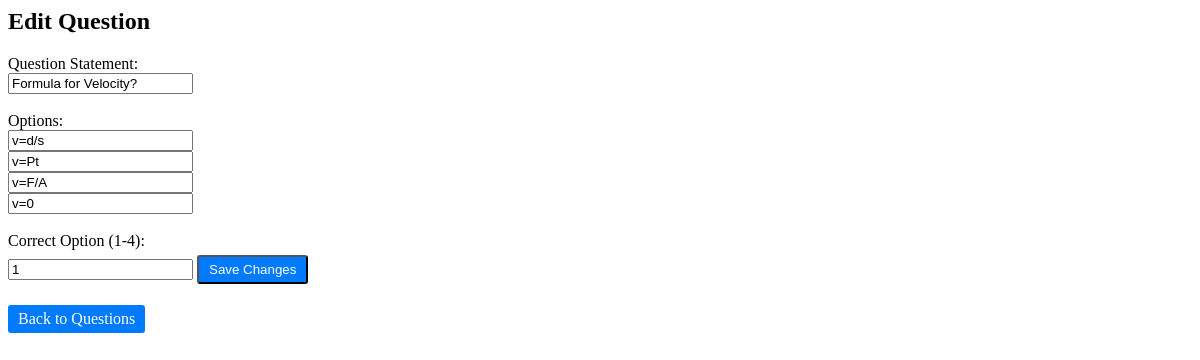
Screenshot of /admin/questions/edit/1 (signed in) with the database file from the repository.
### models/models.py (models this page shows)
class Question(db.Model):
    id = db.Column(db.Integer, primary_key=True)
    quiz_id = db.Column(db.Integer, db.ForeignKey('quiz.id'), nullable=False) # Link to Quiz
    question_statement = db.Column(db.Text, nullable=False)
    option1 = db.Column(db.String(255), nullable=False)
    option2 = db.Column(db.String(255), nullable=False)
    option3 = db.Column(db.String(255), nullable=False)
    option4 = db.Column(db.String(255), nullable=False)
    correct_option = db.Column(db.Integer, nullable=False)  # 1, 2, 3, 4

### app.py (the view, shortened to what this page needs)
@app.route("/admin/questions/edit/<int:question_id>", methods=["GET", "POST"])
def edit_question(question_id):
    if not admin_required():
        return redirect(url_for("login"))
    question = Question.query.get(question_id)
    if not question:
        return redirect(url_for("manage_questions", quiz_id=question.quiz_id))
    return render_template("edit_question.html", question=question)

### app.py (called while the page is built)
def admin_required():
    return "user_id" in session and session["role"] == "admin"

### templates/edit_question.html (shortened to what this page needs)
<head>
    <link rel="stylesheet" href="{{ url_for('static', filename='styles.css') }}">
</head>
<h2>Edit Question</h2>
<form method="POST">
    <label>Question Statement:</label><br>
    <input type="text" name="question_statement" value="{{ question.question_statement }}" required><br><br>
    <label>Options:</label><br>
    <input type="text" name="option1" value="{{ question.option1 }}" required><br>
    <input type="text" name="option2" value="{{ question.option2 }}" required><br>
    <input type="text" name="option3" value="{{ question.option3 }}" required><br>
    <input type="text" name="option4" value="{{ question.option4 }}" required><br><br>
    <label>Correct Option (1-4):</label><br>
    <input type="number" name="correct_option" value="{{ question.correct_option }}" required>
    <button class="button" type="submit">Save Changes</button>
</form>
<a class="button" href="{{ url_for('manage_questions', quiz_id=question.quiz_id) }}">Back to Questions</a>

### static/styles.css (style rules this page uses)
.button { display: inline-block; margin-top: 5px; padding: 5px 10px; text-decoration: none; background-color: #007bff; color: white; border-radius: 3px; }

### rows the page displays
Question: question_statement "Formula for Velocity?", option1 "v=d/s", option2 "v=Pt", option3 "v=F/A", option4 "v=0", correct_option "1"
